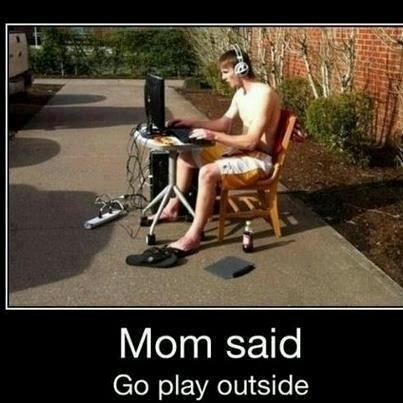
#> input picture Testing/141.JPG, 403 x 403 px
$ python Image.py
#> lines starting #> are read from the running program, lines starting #| are printed output that depends on the picture; after the words box and inside, x2 and y2 are one past the last pixel; in counts of white or black regions, pixels touching at a corner belong together
import cv2 as cv

# getting & showing image
img = cv.imread('141.JPG')
#> img is the input picture: shape (403, 403, 3); mean B, G, R 50.6, 64.9, 76.8
cv.imshow("Testing", img)
cv.waitKey(0)


# Grayscale conversion
img_gray = cv.cvtColor(img, cv.COLOR_BGR2GRAY)
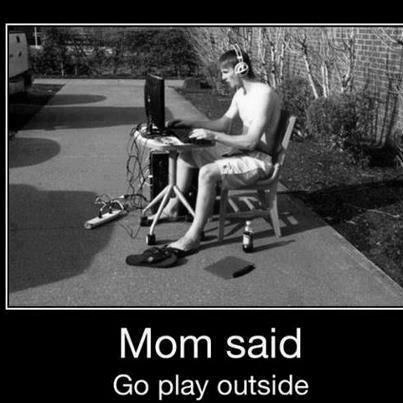
#> img_gray: shape (403, 403); min 0, max 255, mean 66.8
img_blur = cv.GaussianBlur(img_gray, (3, 3), 0)
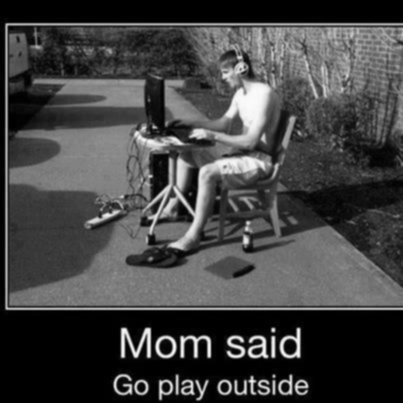
#> img_blur: shape (403, 403); min 0, max 251, mean 66.9
cv.imshow("Testing", img_blur)
cv.waitKey(0)

# Sobel Edge detection
img_edge1 = cv.Sobel(src=img_gray, ddepth=cv.CV_64F, dx=1, dy=0, ksize=3)
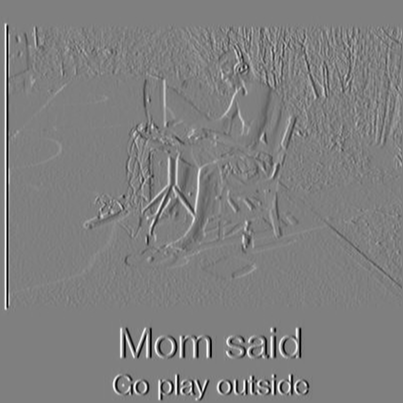
#> img_edge1: shape (403, 403) float64; min -1020, max 1020, mean 1.1; drawn with min black and max white
img_edge2 = cv.Sobel(src=img_gray, ddepth=cv.CV_64F, dx=0, dy=1, ksize=3)
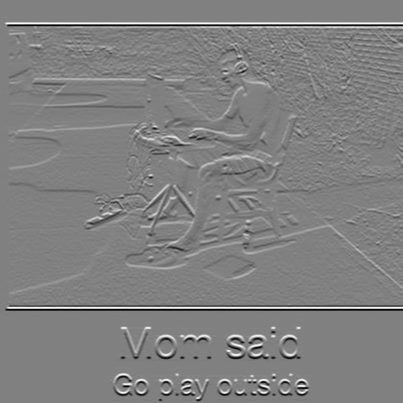
#> img_edge2: shape (403, 403) float64; min -1012, max 991, mean 0; drawn with min black and max white
img_edge3 = cv.Sobel(src=img_gray, ddepth=cv.CV_64F, dx=1, dy=1, ksize=3)
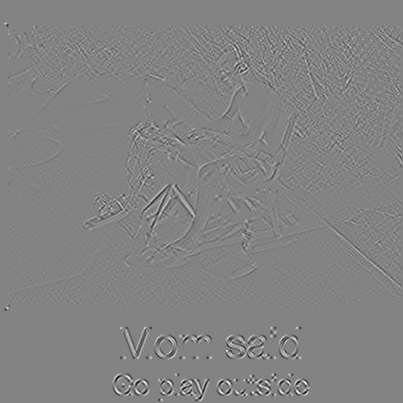
#> img_edge3: shape (403, 403) float64; min -385, max 364, mean 0; drawn with min black and max white
cv.imshow("Testing", img_edge1)
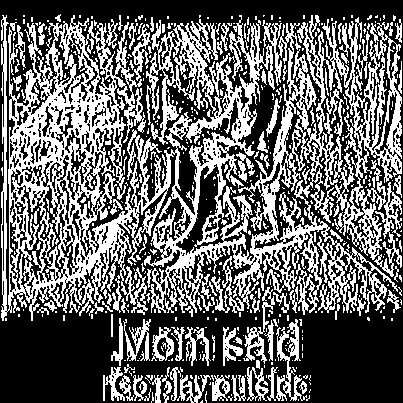
#> window 'Testing': shape (403, 403); 40.4% white; 524 white regions (405 under 20 px), largest, box (x1, y1, x2, y2) and area: (1, 15, 402, 321) 48461, (146, 19, 218, 145) 3114, (276, 319, 307, 401) 883
cv.waitKey(0)


edges = cv.Canny(image=img_blur, threshold1=100,
                 threshold2=200)  # Canny Edge Detection
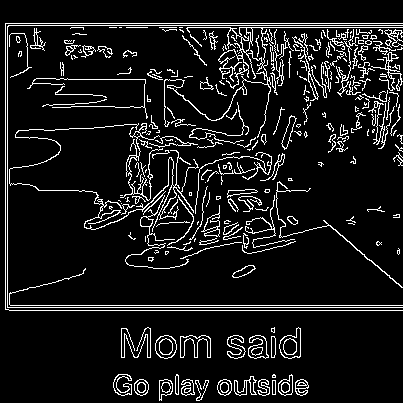
#> edges: shape (403, 403); 9.4% white in thin lines or dots
cv.imshow('Testing', edges)
cv.waitKey(0)


# waiting for key press for window deletion
cv.destroyAllWindows()

$ run again, with Testing/pepper.bmp saved as Testing/141.JPG
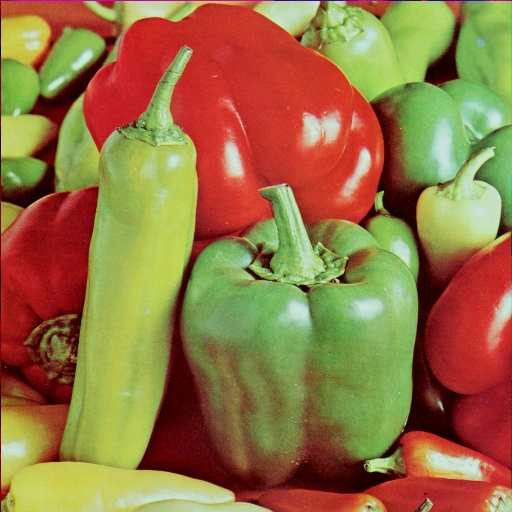
#> input picture Testing/pepper.bmp, 512 x 512 px
#> img is the input picture: shape (512, 512, 3); mean B, G, R 66.7, 115.7, 149.8
#> `cv.imshow("Testing", img_edge1)`:
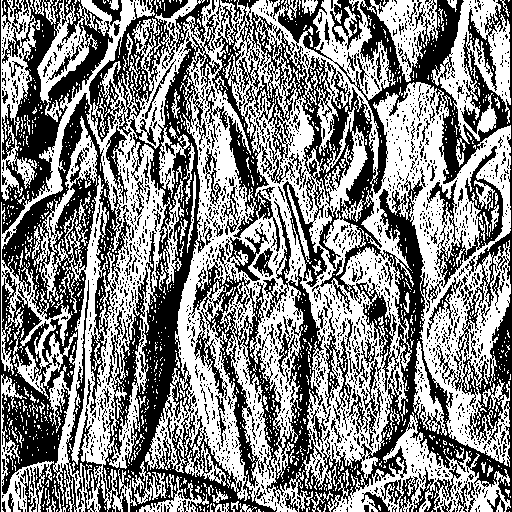
#> window 'Testing': shape (512, 512); 52.2% white; 2153 black regions (1951 under 20 px), largest, box (x1, y1, x2, y2) and area: (0, 0, 512, 512) 94756, (89, 0, 210, 142) 4431, (428, 146, 504, 303) 2053
#> `edges = cv.Canny(image=img_blur, threshold1=100, threshold2=200)`:
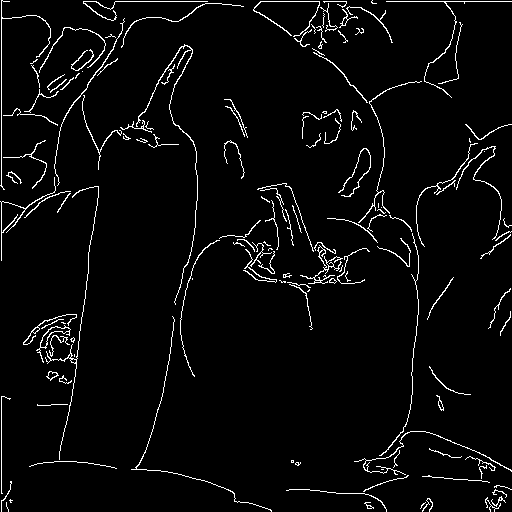
#> edges: shape (512, 512); 3.7% white in thin lines or dots
